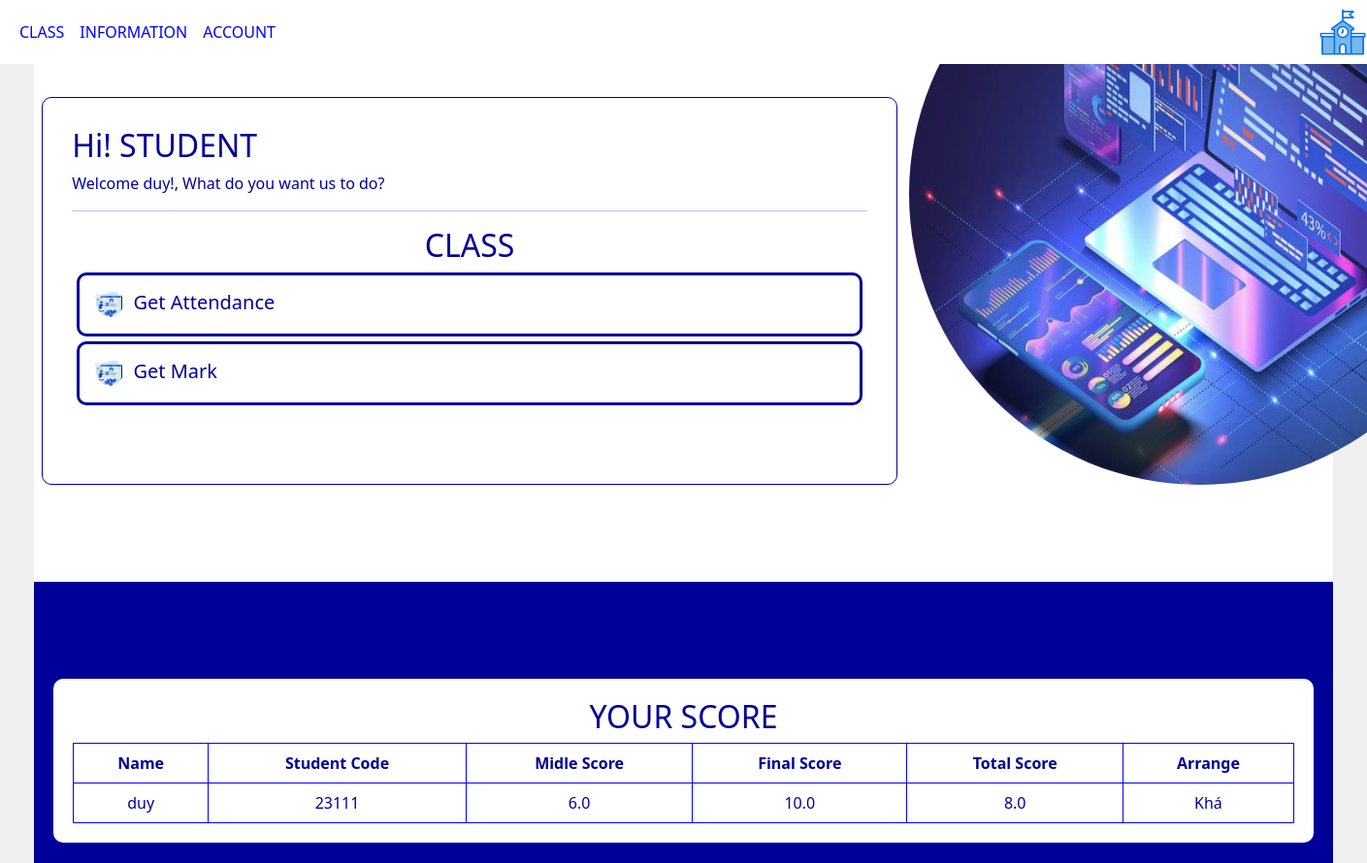
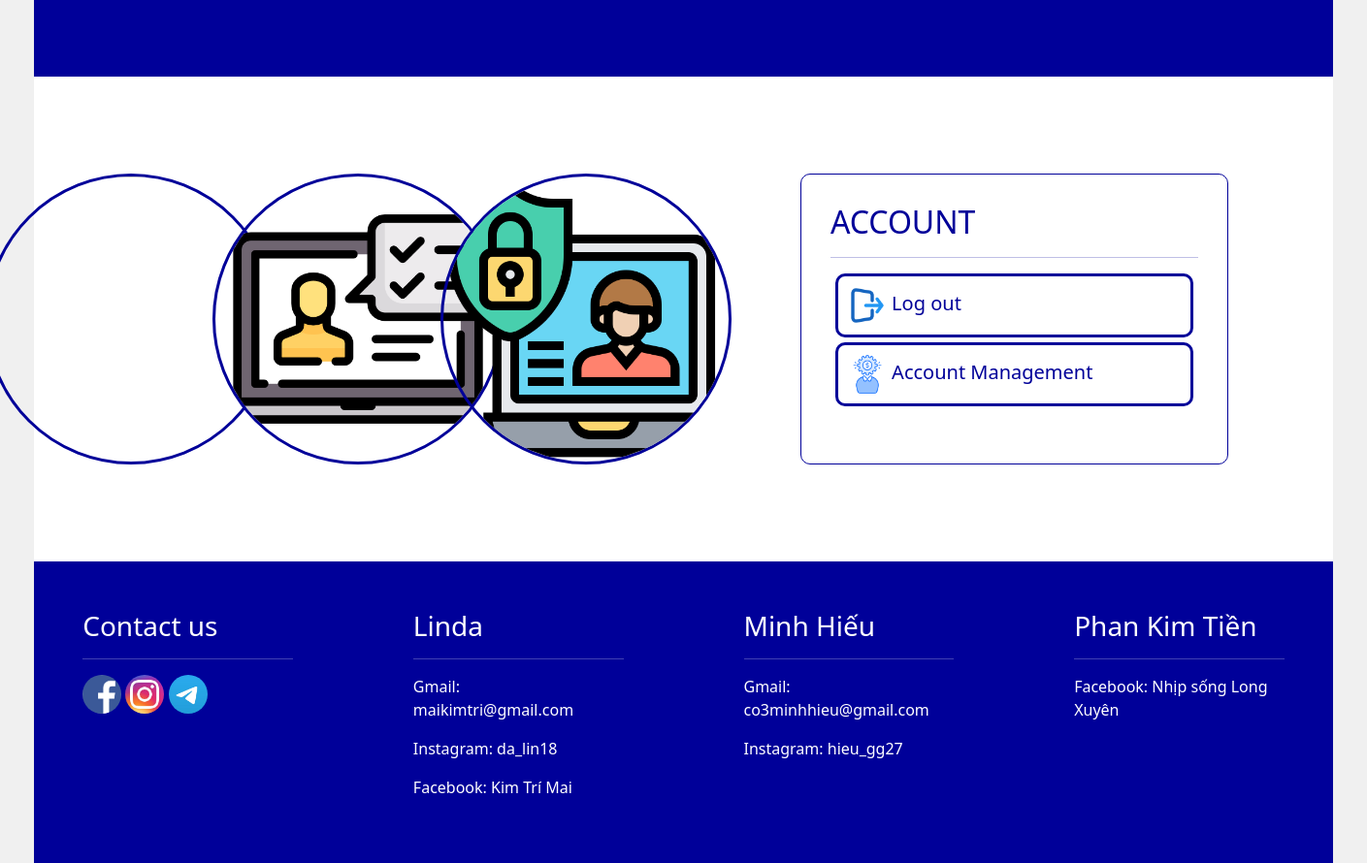
The page /mark/2 on the database its author committed (2 pictures, top to bottom).
### attendance/models.py (models this page shows, shortened)
class Student(models.Model):
    user = models.OneToOneField(User, on_delete=models.CASCADE, null = True, verbose_name="Tài khoản sinh viên")
    name = models.CharField(max_length=100, verbose_name="Tên")
    student_id = models.CharField(max_length=20, unique=True, verbose_name="Mã số sinh viên")
    class_name = models.ForeignKey('Class', on_delete=models.SET_NULL, null=True, verbose_name="Danh sách lớp học phần")
    midScr = models.FloatField(default=0,verbose_name="Điểm giữa kì")
    fnlScr = models.FloatField(default=0,verbose_name="Điểm cuối kỳ")
    fingerprint_data = models.IntegerField(null=True, blank=True, verbose_name="Dữ liệu vân tay")
    def Total(self):
        if self.midScr is not None and self.fnlScr is not None:
            return (self.midScr + self.fnlScr) / 2
        return 0
    def Arrange(self):
        if self.Total() > 8:
            return "Giỏi"
        elif self.Total() > 6.5:
            return "Khá"
        elif self.Total() > 5:
            return "Trung bình"
        else:
            return "Yếu"

### attendance/views.py (the view)
# urls.py: path('mark/<int:id>',views.getMark,name='Mark'),
def getMark(request, id):
    student = Student.objects.get(id=id)
    context = {
        'student': student
    }
    return render(request, 'interface/Mark.html', context)

### attendance/templates/interface/Mark.html (shortened to what this page needs)
{% extends "page/interface_base.html" %}
{% load static %}
{% block sayhi %}
    <h2>Hi! STUDENT</h2>
    <p>Welcome {{student.name}}!, What do you want us to do? </p>
    <hr>
    <h2 class="text-center">CLASS</h2>
    <a href="{% url 'AttendanceForStudent' student.id %}">
        <div class="class-list-item">
            <div class="icon-class"><img src="{% static 'attendance/icon1.jpg' %}" alt="" width="40px" height="40px"></div>
            <div class="link-class">Get Attendance</div>
        </div>
    </a>
    <a href="{% url 'Mark' student.id %}">
        <div class="class-list-item">
            <div class="icon-class"><img src="{% static 'attendance/icon1.jpg' %}" alt="" width="40px" height="40px"></div>
            <div class="link-class">Get Mark</div>
        </div>
    </a>
{% endblock sayhi %}
{% block section2 %}
            <div class="in4">
                <h2>YOUR SCORE</h2>
                <table>
                    <tr>
                        <td><strong>Name</strong></td>
                        <td><strong>Student Code</strong></td>
                        <td><strong>Midle Score</strong></td>
                        <td><strong>Final Score</strong></td>
                        <td><strong>Total Score</strong></td>
                        <td><strong>Arrange</strong></td>
                    </tr>
                    <tr>
                        <td> {{student.name}} </td>
                        <td> {{student.student_id}} </td>
                        <td>
                            {% if student.midScr %}
                                {{student.midScr}}
                            {% endif %}
                        </td>
                        <td>
                            {% if student.fnlScr %}
                                {{student.fnlScr}}
                            {% endif %}
                        </td>
                        <td>
                            {% if student.midScr and student.fnlScr %}
                                {{student.Total}}
                            {% endif %}
                        </td>
                        <td>
                            {% if student.midScr and student.fnlScr%}
                                {{student.Arrange}}
                            {% endif %}
                        </td>
                    </tr>
                </table>
            </div>
{% endblock section2 %}
{% block section3 %}
    <div class="row">
        <div class="col-8">
            <div class="account-icon">
                <img src="{% static 'attendance/icon4.png' %}" alt="" width="300px" height="300px" class="acc-item">
                <img src="{% static 'attendance/icon5.png' %}" alt="" width="300px" height="300px" class="acc-item">
                <img src="{% static 'attendance/icon6.png' %}" alt="" width="300px" height="300px" class="acc-item">
            </div>
        </div>
        <div class="col-4 class-list acc">
            <h2>ACCOUNT</h2>
            <hr>
            <a href="{% url 'home' %}">
                <div class="class-list-item">
                    <div class="icon-class"><img src="{% static 'attendance/icon7.png' %}" alt="" width="40px" height="40px"></div>
                    <div class="link-class">Log out</div>
                </div>
            </a>
            <a href="{% url 'accountManagement' 'student' student.id %}">
                <div class="class-list-item">
                    <div class="icon-class"><img src="{% static 'attendance/icon8.png' %}" alt="" width="40px" height="40px"></div>
                    <div class="link-class">Account Management</div>
                </div>
            </a>
        </div>
    </div>
{% endblock section3 %}

### attendance/static/attendance/styles.css (style rules this page uses)
a { color: inherit; text-decoration: none; }
table { width: 100%; border: 1px solid blue; }
td,tr { border: 1px solid blue; text-align: center; padding: 8px; }
h2 { text-align: center; }

### attendance/static/attendance/Main.css (style rules this page uses)
body { display: flex; flex-direction: column; align-items: center; background-color: #f0f0f0; width: 100vw; overflow-x: hidden; }
div.class-list > * { text-align: left; }
div.class-list { padding: 30px; border: 1px solid #000099; border-radius: 10px; }
div.class-list-item > * { display: inline-block; }
div.class-list-item { padding: 10px; margin: 5px; border: 3px solid #000099; border-radius: 10px; color: #000099; font-size: 20px; }
.in4 { background-color: #ffffff; color: #000099; width: 100%; height: 100%; border-radius: 10px; padding: 20px; overflow-x: auto; }
.acc-item { border: 3px solid #000099; border-radius: 50%; margin-left: -70px; }
div.acc { margin-left: -100px; }

### rows shown on the page
Student: name "duy", student_id "23111", midScr "6.0", fnlScr "10.0", Total "8.0", Arrange "Khá"
